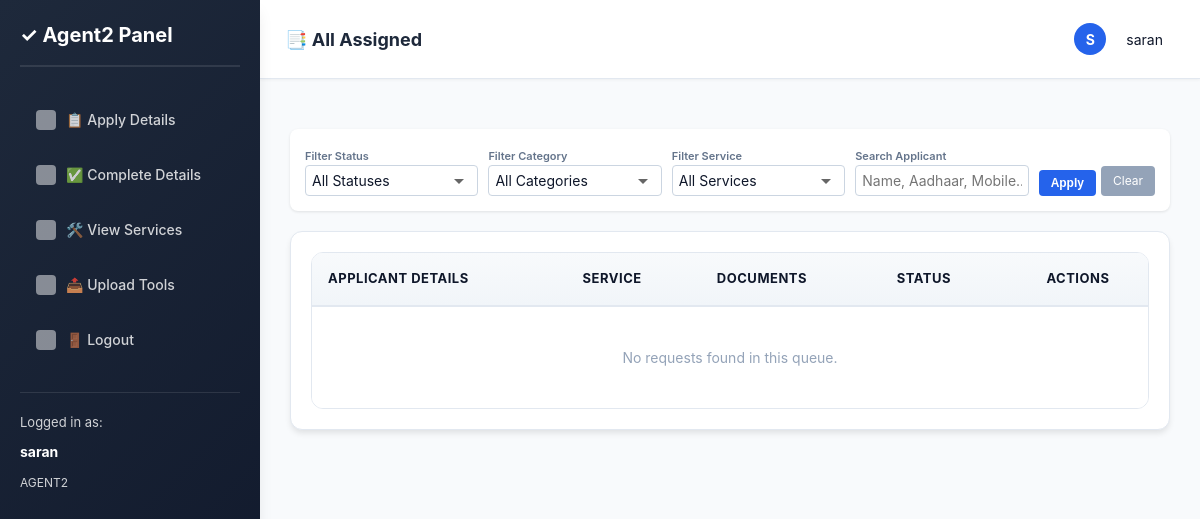
Before: /agent2/dashboard/ (signed in) with the older database file.
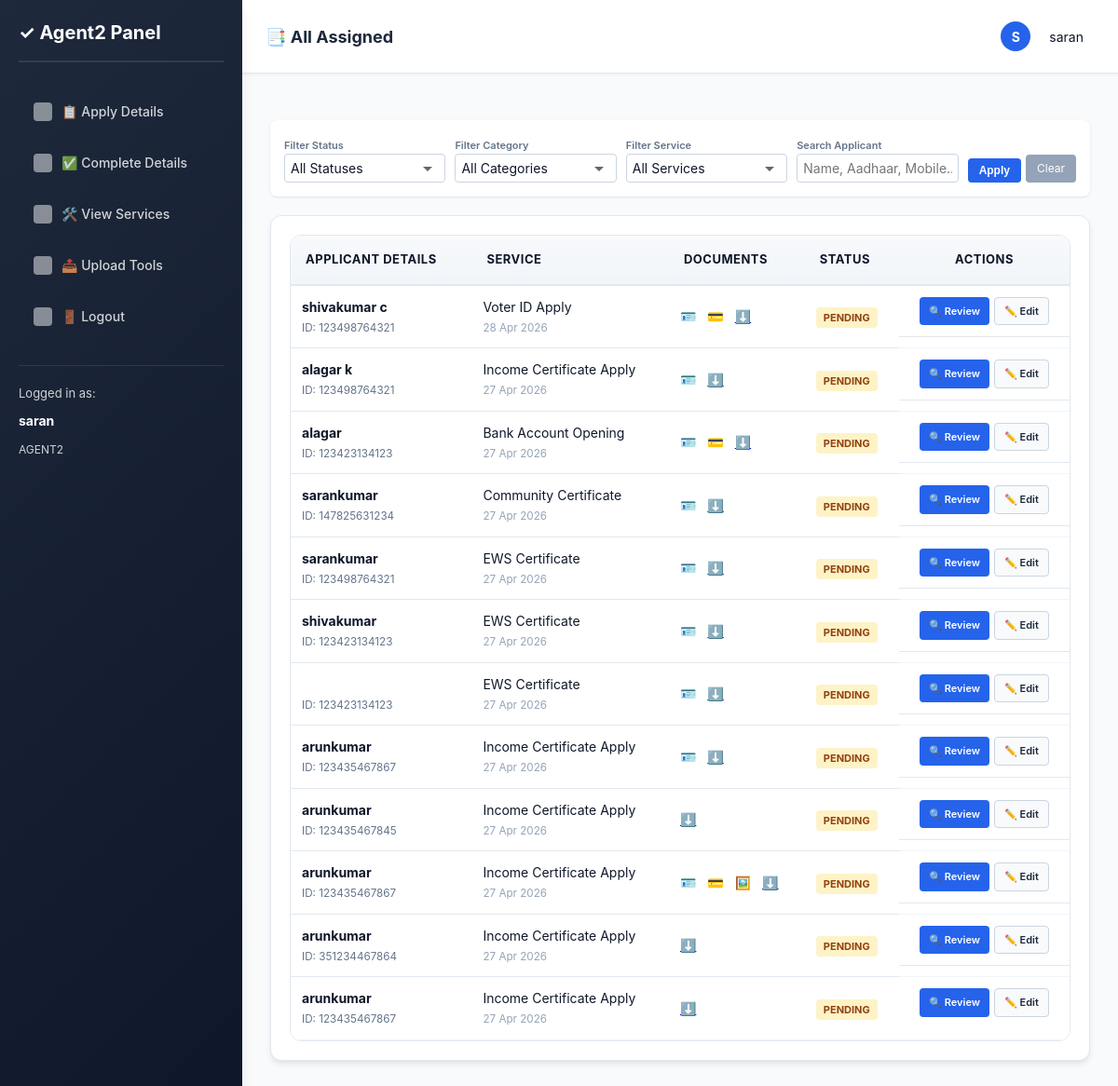
After: the same page with the newer database file.
### services/models.py (models this page shows, shortened)
class ServiceRequest(models.Model):
    STATUS_CHOICES = [
        ('Pending', 'Pending'),
        ('Under Review', 'Under Review'),
        ('In Progress', 'In Progress'),
        ('Approved', 'Approved'),
        ('Rejected', 'Rejected'),
        ('Completed', 'Completed'),
    ]
    user = models.ForeignKey(User, on_delete=models.CASCADE)
    service = models.ForeignKey(Service, on_delete=models.CASCADE)
    full_name = models.CharField(max_length=100, blank=True)
    dob = models.DateField(null=True, blank=True)
    email = models.EmailField(blank=True)
    address = models.TextField(blank=True)
    mobile = models.CharField(max_length=15, blank=True)
    aadhaar_number = models.CharField(max_length=12, blank=True)
    photo = models.FileField(upload_to='requests/photos/', null=True, blank=True)
    aadhaar_card = models.FileField(upload_to='requests/aadhaar/', null=True, blank=True)
    pan_card = models.FileField(upload_to='requests/pan/', null=True, blank=True)
    signature = models.FileField(upload_to='requests/signatures/', null=True, blank=True)
    address_proof = models.FileField(upload_to='requests/address_proof/', null=True, blank=True)
    dynamic_documents = models.JSONField(default=dict, blank=True)
    description = models.TextField(blank=True)
    completed_file = models.FileField(upload_to='requests/completed/', null=True, blank=True)
    status = models.CharField(max_length=20, choices=STATUS_CHOICES, default='Pending')
    assigned_to = models.ForeignKey(User, on_delete=models.SET_NULL, null=True, blank=True, related_name='assigned_requests')
    created_at = models.DateTimeField(auto_now_add=True)
    remarks = models.TextField(blank=True)

class Service(models.Model):
    name = models.CharField(max_length=100)
    description = models.TextField()
    charges = models.DecimalField(max_digits=10, decimal_places=2, default=0.00, help_text="Service charges amount")
    documents_required = models.TextField(blank=True, help_text="List of required documents")
    tutorial_link = models.URLField(blank=True, help_text="YouTube or tutorial video link")
    apply_link = models.URLField(blank=True, help_text="Link to apply for this service")
    page = models.ForeignKey('Page', on_delete=models.SET_NULL, null=True, blank=True, related_name='services', help_text="Assign to a specific page")
    created_at = models.DateTimeField(auto_now_add=True)

### services/views.py (the view)
# urls.py: path('agent2/dashboard/', views.agent2_dashboard, name='agent2_dashboard'),
@login_required
@role_required(['AGENT2'])
def agent2_dashboard(request):
    agent_base = ServiceRequest.objects.filter(user=request.user)
    all_assigned = agent_base.order_by('-created_at')
    status_filter = request.GET.get('status')
    service_filter = request.GET.get('service')
    search_query = request.GET.get('search')
    category_filter = request.GET.get('category')
    if search_query:
        all_assigned = all_assigned.filter(
            Q(full_name__icontains=search_query) |
            Q(aadhaar_number__icontains=search_query) |
            Q(mobile__icontains=search_query)
        )
    if status_filter:
        all_assigned = all_assigned.filter(status=status_filter)
    if service_filter:
        all_assigned = all_assigned.filter(service_id=service_filter)
    if category_filter:
        all_assigned = all_assigned.filter(service__page_id=category_filter)
    pages = Page.objects.all()
    available_services = Service.objects.all()
    context = {
        'requests': all_assigned,
        'pages': pages,
        'services': available_services,
        'status_filter': status_filter,
        'service_filter': service_filter,
        'category_filter': category_filter,
        'search_query': search_query,
        'sidebar_counts': get_agent2_sidebar_counts(request.user),
    }
    return render(request, 'agent2-site/base-agent2.html', context)

### services/context_processors.py (called while the page is built)
def admin_pages(request):
    if request.path.startswith('/adminsite/'):
        return {'pages': Page.objects.all()}
    return {'pages': []}

### services/views.py (called while the page is built, shortened)
def role_required(allowed_roles):
    def decorator(view_func):
        @wraps(view_func)
        def _wrapped_view(request, *args, **kwargs):
            if not request.user.is_authenticated:
                return redirect(reverse('login') + '?next=' + request.path)
            is_permitted = request.user.role in allowed_roles
            if 'ADMIN' in allowed_roles and (request.user.is_staff or request.user.is_superuser):
                is_permitted = True
            return view_func(request, *args, **kwargs)
        return _wrapped_view
    return decorator

def get_agent2_sidebar_counts(user):
    agent_base = ServiceRequest.objects.filter(user=user)
    return {
        'all': agent_base.count(),
        'pending': agent_base.filter(status='Pending').count(),
        'in_progress': agent_base.filter(status='In Progress').count(),
        'completed': agent_base.filter(status='Completed').count(),
    }

### services/templates/agent2-site/base-agent2.html (shortened to what the changed rows need)
{% load static %}
<!DOCTYPE html>
<html lang="en">
<head>
    <link rel="stylesheet" href="{% static 'services/css/style.css' %}">
</head>
<body>
<div class="dashboard-container">
    <div class="main-content">
        <div class="topbar">
            <div class="topbar-left">
                <h2 class="topbar-title">
                    {% if request.resolver_match.url_name == 'agent2_dashboard' %}📑 All Assigned
                    {% elif request.resolver_match.url_name == 'agent2_service' %}🛠️ Service Catalog
                    {% elif request.resolver_match.url_name == 'agent2_upload' %}📤 Upload Tools
                    {% elif request.resolver_match.url_name == 'agent2_request_detail' %}Application Review
                    {% else %}Agent Portal{% endif %}
                </h2>
            </div>
        </div>
        <div class="page-content">
            {% block content %}
            <div class="card">
                <div class="table-wrapper">
                    <table style="width: 100%; border-collapse: collapse;">
                        <thead>
                            <tr>
                                <th>Applicant Details</th>
                                <th>Service</th>
                                <th>Documents</th>
                                <th>Status</th>
                                <th style="text-align: center;">Actions</th>
                            </tr>
                        </thead>
                        <tbody>
                            {% for request in requests %}
                            <tr style="border-bottom: 1px solid #f1f5f9;">
                                <td style="padding: 12px;">
                                    <strong>{{ request.full_name }}</strong><br>
                                    <small style="color: #64748b;">ID: {{ request.aadhaar_number }}</small>
                                </td>
                                <td style="padding: 12px;">
                                    {{ request.service.name }}<br>
                                    <small style="color: #94a3b8;">{{ request.created_at|date:'d M Y' }}</small>
                                </td>
                                <td style="padding: 12px;">
                                    {% if request.aadhaar_card %}<a href="{{ request.aadhaar_card.url }}" target="_blank" class="doc-link" title="Aadhaar">🪪</a>{% endif %}
                                    {% if request.pan_card %}<a href="{{ request.pan_card.url }}" target="_blank" class="doc-link" title="PAN">💳</a>{% endif %}
                                    {% if request.photo %}<a href="{{ request.photo.url }}" target="_blank" class="doc-link" title="Photo">🖼️</a>{% endif %}
                                    <a href="{% url 'agent1_download_report' request.id %}" title="Download Data">⬇️</a>
                                </td>
                                <td style="padding: 12px;">
                                    <span class="status-badge
                                        {% if request.status == 'Pending' %}status-pending
                                        {% elif request.status == 'In Progress' %}status-progress
                                        {% elif request.status == 'Completed' %}status-completed
                                        {% else %}status-review{% endif %}">
                                        {{ request.status }}
                                    </span>
                                </td>
                                <td style="padding: 12px; text-align: center; display: flex; gap: 5px; justify-content: center;">
                                    <a href="{% url 'agent2_request_detail' request.id %}" class="btn" style="background: #2563eb; color: white; padding: 6px 10px; border-radius: 4px; text-decoration: none; font-size: 11px; font-weight: 600;">🔍 Review</a>
                                    <a href="{% url 'agent2_request_detail' request.id %}?edit=1" class="btn" style="background: #f8fafc; color: #1e293b; border: 1px solid #cbd5e1; padding: 6px 10px; border-radius: 4px; text-decoration: none; font-size: 11px; font-weight: 600;">✏️ Edit</a>
                                </td>
                            </tr>
                            {% empty %}
                            <tr>
                                <td colspan="5" style="text-align: center; padding: 40px; color: #94a3b8;">
                                    No requests found in this queue.
                                </td>
                            </tr>
                            {% endfor %}
                        </tbody>
                    </table>
                </div>
            </div>
            {% endblock %}
        </div>
    </div>
</div>
</body>
</html>

Changed rows visible on the page:
added ServiceRequest: full_name "shivakumar c", aadhaar_number "123498764321", service.name "Voter ID Apply", created_at "28 Apr 2026", status "PENDING"
added ServiceRequest: full_name "alagar k", aadhaar_number "123498764321", service.name "Income Certificate Apply", created_at "27 Apr 2026", status "PENDING"
added ServiceRequest: full_name "alagar", aadhaar_number "123423134123", service.name "Bank Account Opening", created_at "27 Apr 2026", status "PENDING"
added ServiceRequest: full_name "sarankumar", aadhaar_number "147825631234", service.name "Community Certificate", created_at "27 Apr 2026", status "PENDING"
added ServiceRequest: full_name "sarankumar", aadhaar_number "123498764321", service.name "EWS Certificate", created_at "27 Apr 2026", status "PENDING"
added ServiceRequest: full_name "shivakumar", aadhaar_number "123423134123", service.name "EWS Certificate", created_at "27 Apr 2026", status "PENDING"
added ServiceRequest: aadhaar_number "123423134123", service.name "EWS Certificate", created_at "27 Apr 2026", status "PENDING"
added ServiceRequest: full_name "arunkumar", aadhaar_number "123435467867", service.name "Income Certificate Apply", created_at "27 Apr 2026", status "PENDING"
added ServiceRequest: full_name "arunkumar", aadhaar_number "123435467845", service.name "Income Certificate Apply", created_at "27 Apr 2026", status "PENDING"
added ServiceRequest: full_name "arunkumar", aadhaar_number "123435467867", service.name "Income Certificate Apply", created_at "27 Apr 2026", status "PENDING"
added ServiceRequest: full_name "arunkumar", aadhaar_number "351234467864", service.name "Income Certificate Apply", created_at "27 Apr 2026", status "PENDING"
added ServiceRequest: full_name "arunkumar", aadhaar_number "123435467867", service.name "Income Certificate Apply", created_at "27 Apr 2026", status "PENDING"
Other visible differences:
text no longer shown: "No requests found in this queue."
